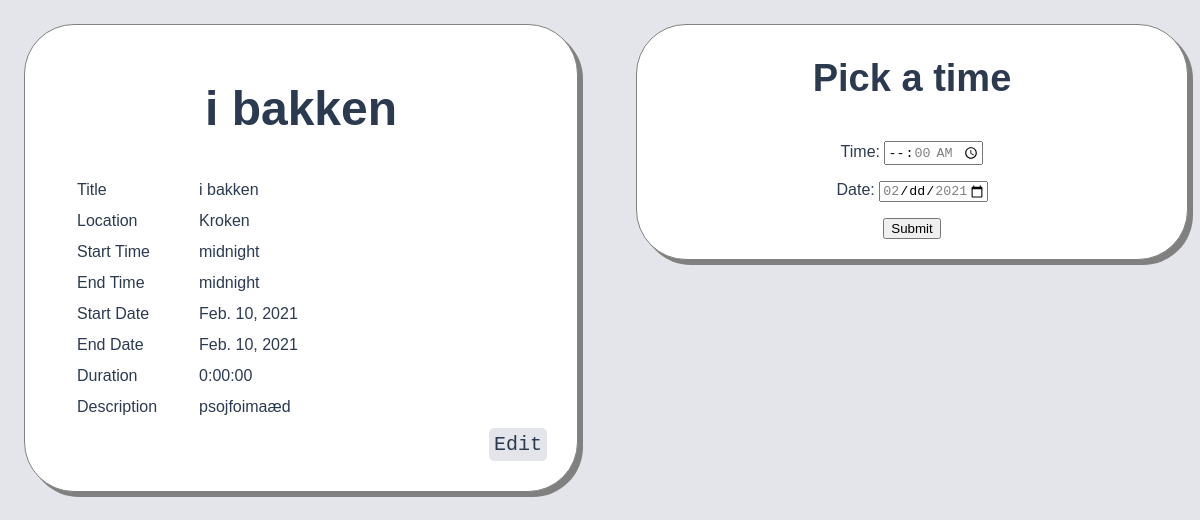
Page /event/1/ on the earlier database version.
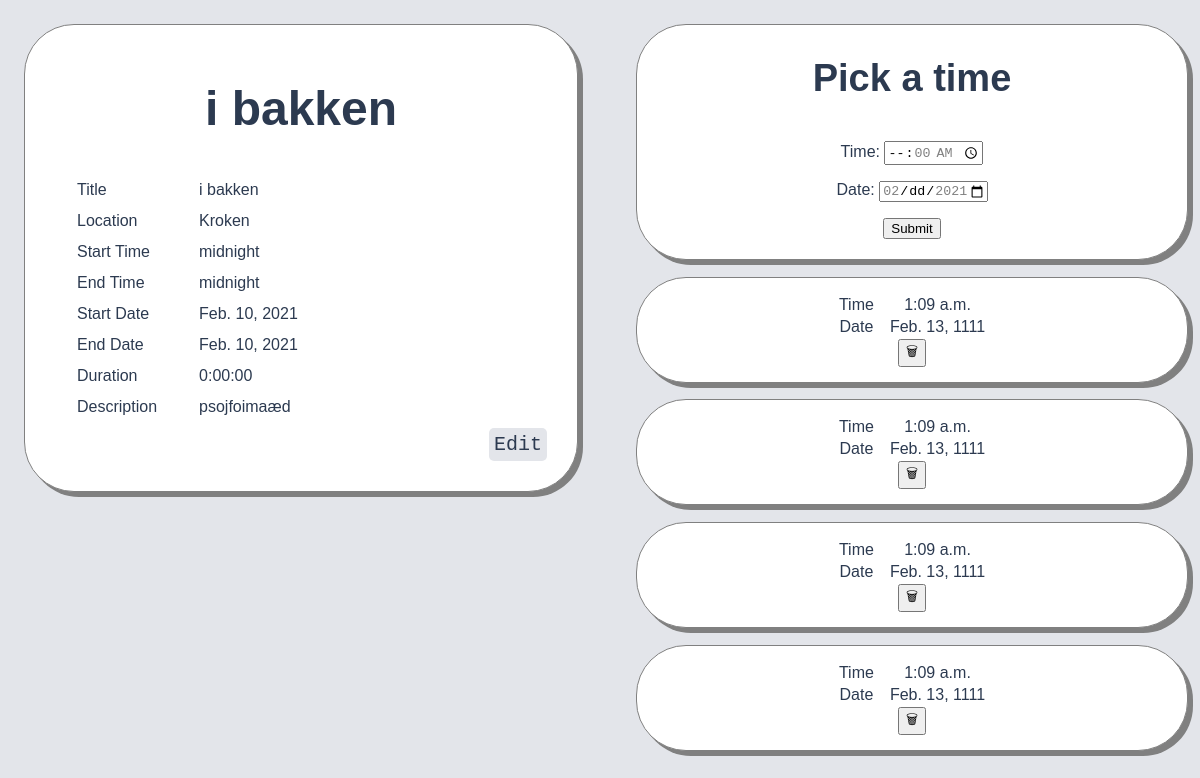
Same page on the later database version.
### schedge/models.py (models this page shows, shortened)
class Event(models.Model):
    title = models.CharField(max_length=100)
    location = models.CharField(max_length=300)
    description = models.TextField(blank=True, max_length=500)
    starttime = models.TimeField(default=django.utils.timezone.now)
    endtime = models.TimeField(default=django.utils.timezone.now)
    startdate = models.DateField(default=django.utils.timezone.now)
    enddate = models.DateField(default=django.utils.timezone.now)
    duration = models.DurationField(max_length=dt.timedelta(hours=10), default=dt.timedelta())
    image = models.ImageField(default='default.jpg', upload_to='images/')

class TimeSlot(models.Model):
    event = models.ForeignKey(Event, on_delete=models.CASCADE)
    time = models.TimeField()
    date = models.DateField()

### schedge/views.py (the view)
# urls.py: path('event/<int:event_id>/', views.event, name="event"),
def event(request, event_id):
    try:
        this_event = Event.objects.get(id=event_id)
    except Event.DoesNotExist:
        return HttpResponseNotFound("404: not valid event id")
    if request.method == "POST":
        timeslotform = TimeSlotForm(request.POST)
        if timeslotform.is_valid():
            timeslotdata = timeslotform.cleaned_data
            newtimeslot = TimeSlot.objects.create(event=this_event, **timeslotdata)
    timeslots = TimeSlot.objects.filter(event=this_event)
    timeslotform = TimeSlotForm()
    timeslotform.set_limits(this_event)
    context = {"event": this_event, "form": timeslotform, "timeslots": timeslots}
    return render(request, "event.html", context)

### schedge/forms.py
class TimeSlotForm(forms.ModelForm):
    class Meta:
        model = TimeSlot
        fields = ["time", "date"]
        widgets = {"time": TimeInput(), "date": DateInput()}
    def set_limits(self, event):
        self.fields["date"].widget.attrs["min"] = event.startdate
        self.fields["date"].widget.attrs["max"] = event.enddate
        self.fields["time"].widget.attrs["min"] = event.starttime
        self.fields["time"].widget.attrs["max"] = event.endtime

### schedge/templates/event.html (shortened to what this page needs)
<!DOCTYPE html>
<html lang="en">
<head>
    {% load static %}
    <link rel="stylesheet" href="{% static 'css/base.css' %}" />
    <link rel="stylesheet" href="{% static 'css/event.css' %}" />
</head>
<body>
    <div class="wrap">
        <div class="left_box blob">
            <div class="eventinfo">
                <h1> {{ event.title }} </h1>
                <table class="eventtable">
                    <tr>
                        <td>Title</td>
                        <td>{{ event.title }}</td>
                    </tr>
                    <tr>
                        <td>Location</td>
                        <td>{{ event.location }}</td>
                    </tr>
                    <tr>
                        <td>Start Time</td>
                        <td>{{ event.starttime }}</td>
                    </tr>
                    <tr>
                        <td>End Time</td>
                        <td>{{ event.endtime }}</td>
                    </tr>
                    <tr>
                        <td>Start Date</td>
                        <td>{{ event.startdate }}</td>
                    </tr>
                    <tr>
                        <td>End Date</td>
                        <td>{{ event.enddate }}</td>
                    </tr>
                    <tr>
                        <td>Duration</td>
                        <td>{{ event.duration }}</td>
                    </tr>
                    <tr>
                        <td>Description</td>
                        <td>{{ event.description }}</td>
                    </tr>
                </table>
                <a href="/event/{{ event.id}}/edit/" class="editbtn">Edit</a>
            </div>
        </div>
        <div class="right_box">
            <div class="timepicker blob">
                <h2>Pick a time</h2>
                <form action="/event/{{ event.id }}/" method="post" enctype="multipart/form-data">
                    {{ form.as_p }}
                    <input type="submit" value="Submit">
                </form>
            </div>
            <div class="timeslots">
                {% for timeslot in timeslots %}
                <div class="blob">
                    <div class="timeslot">
                        <table>
                            <tr>
                                <td>Time</td>
                                <td>{{timeslot.time}}</td>
                            </tr>
                            <tr>
                                <td>Date</td>
                                <td>{{timeslot.date }}</td>
                            </tr>
                        </table>
                        <form action="/event/{{event.id}}/delete/{{timeslot.id}}/" method="POST"
                            enctype="multipart/form-data">
                            <input type="submit" value="🗑">
                        </form>
                    </div>
                </div>
                {% endfor %}
            </div>
        </div>
    </div>
</body>
</html>

### schedge/static/css/base.css (style rules this page uses)
body { font-family: sans-serif; background-color: #E3E5EA; margin: 0; padding: 0; color: #2c3a50; font-family: sans-serif; -webkit-font-smoothing: antialiased; -moz-osx-font-smoothing: grayscale; }
.blob { background-color: white; border: 1px solid gray; border-radius: 50px; margin-bottom: 3%; box-shadow: 5px 5px 0px gray; overflow: hidden; }
h1 { color: #2c3a50; font-size: 48px; font-family: 'Signika', sans-serif; padding-bottom: 10px; text-align: center; }
h2 { color: #2c3a50; font-size: 38px; font-family: 'Signika', sans-serif; padding-bottom: 10px; text-align: center; }

### schedge/static/css/event.css (style rules this page uses)
.eventinfo table { text-align: left; margin-bottom: 0; padding-left: 30px; }
.eventinfo td { padding-left: 20px; padding-bottom: 10px; padding-right: 20px; }
.wrap { width:100%; justify-content: center; }
.left_box { width: 46%; float: left; margin-right: 1%; margin-left: 2%; margin-top: 2%; padding-top: 2%; }
.right_box { width: 46%; float: right; margin-right: 1%; margin-left: 2%; margin-top: 2%; }
.eventinfo { width: 100%; }
.editbtn { text-align: right; float: right; border: none; margin-right: 30px; margin-bottom: 30px; text-decoration: none; background-color: #E3E5EA; border: 1px solid transparent; border-radius: 5px; color: #2c3a50; padding: 4px 4px; font-family:monospace; font-size: 20px; }
.timepicker { text-align: center; margin-top: 0; text-align: center; padding-bottom: 20px; }
.timeslot td { padding-left: 7px; padding-right: 7px; }
.timeslot { padding-top: 15px; padding-bottom: 15px; text-align: center; }
.timeslot table { margin: 0 auto; }

Differences in the rows shown:
added TimeSlot: time "1:09 a.m.", date "Feb. 13, 1111"
added TimeSlot: time "1:09 a.m.", date "Feb. 13, 1111"
added TimeSlot: time "1:09 a.m.", date "Feb. 13, 1111"
added TimeSlot: time "1:09 a.m.", date "Feb. 13, 1111"
